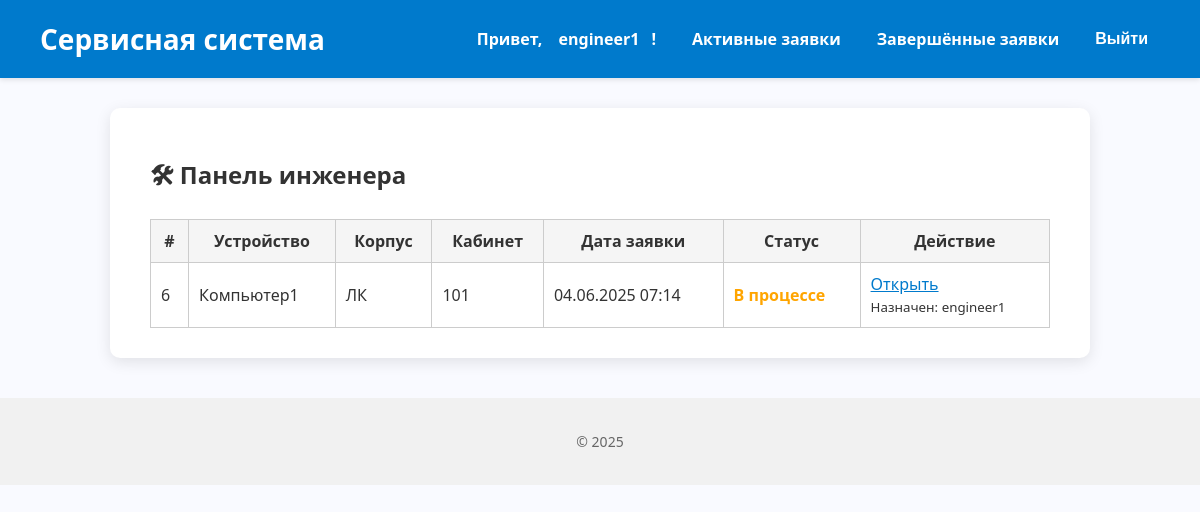
/engineer/dashboard/ (signed in), run on an earlier commit of the app's database.
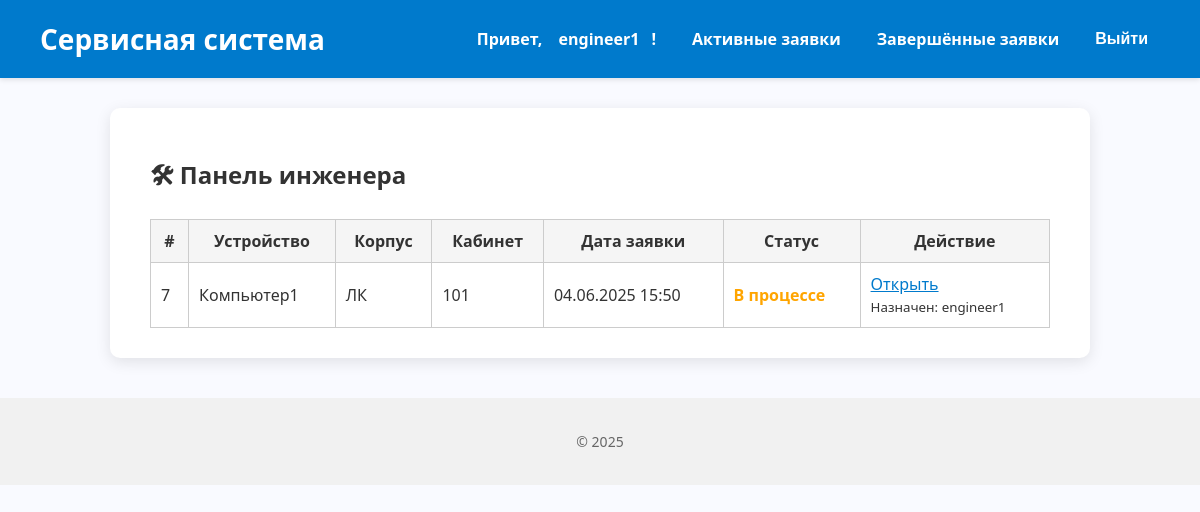
And on a later commit of the database.
### core/models.py (models this page shows, shortened)
class User(AbstractUser):
    ROLE_CHOICES = [
        ('admin', 'Администратор'),
        ('engineer', 'Инженер'),
        ('teacher', 'Преподаватель'),
    ]
    role = models.CharField(max_length=20, choices=ROLE_CHOICES, blank=True, null=True)

class ServiceRequest(models.Model):
    device = models.ForeignKey(Device, on_delete=models.CASCADE, related_name='service_requests', verbose_name="Устройство")
    created_by = models.ForeignKey(
        settings.AUTH_USER_MODEL, on_delete=models.SET_NULL,
        null=True, related_name='requests_created', verbose_name="Создал"
    )
    assigned_engineer = models.ForeignKey(
        settings.AUTH_USER_MODEL, on_delete=models.SET_NULL,
        null=True, blank=True, related_name='assigned_requests', verbose_name="Инженер"
    )
    created_at = models.DateTimeField("Дата создания", auto_now_add=True)
    description = models.TextField("Описание проблемы")
    is_completed = models.BooleanField("Завершено", default=False)
    requires_replacement = models.BooleanField("Требуется замена", default=False)
    is_paused = models.BooleanField("Приостановлена (ожидание замены)", default=False)
    replacement_requested = models.BooleanField("Запрос на замену оборудования", default=False)
    class Meta:
        verbose_name = "Заявка на обслуживание"
        verbose_name_plural = "Заявки на обслуживание"

class Device(models.Model):
    cabinet = models.ForeignKey(Cabinet, on_delete=models.CASCADE, related_name='devices', verbose_name="Кабинет")
    name = models.CharField("Название устройства", max_length=100)
    serial_number = models.CharField("Серийный номер", max_length=100, unique=True)
    purchase_date = models.DateField("Дата покупки")
    cost = models.DecimalField("Стоимость", max_digits=10, decimal_places=2)
    class Meta:
        verbose_name = "Устройство"
        verbose_name_plural = "Устройства"

class Cabinet(models.Model):
    number = models.CharField("Номер кабинета", max_length=10)
    building = models.CharField("Корпус", max_length=50)
    class Meta:
        verbose_name = "Кабинет"
        verbose_name_plural = "Кабинеты"

### core/views.py (the view)
# urls.py: path('engineer/dashboard/', views.engineer_dashboard, name='engineer_dashboard'),
@login_required
@engineer_required
def engineer_dashboard(request):
    assigned_requests = ServiceRequest.objects.filter(
        assigned_engineer=request.user,
        is_completed=False
    ).select_related('device__cabinet').order_by('-created_at')
    unassigned_requests = ServiceRequest.objects.filter(
        assigned_engineer__isnull=True,
        is_completed=False
    ).select_related('device__cabinet').order_by('-created_at')
    requests = list(assigned_requests) + list(unassigned_requests)
    return render(request, 'core/engineer_dashboard.html', {
        'requests': requests,
        'user_name': request.user.username,
    })

### core/templates/core/engineer_dashboard.html (shortened to what this page needs)
{% extends 'base.html' %}
{% block content %}
<div class="container">
  <h2 style="margin-bottom: 20px;">🛠 Панель инженера</h2>
  {% if requests %}
    <div style="overflow-x: auto;">
      <table style="width: 100%; border-collapse: collapse; border: 1px solid #ccc;">
        <thead style="background-color: #f5f5f5;">
          <tr>
            <th style="border: 1px solid #ccc; padding: 10px;">#</th>
            <th style="border: 1px solid #ccc; padding: 10px;">Устройство</th>
            <th style="border: 1px solid #ccc; padding: 10px;">Корпус</th>
            <th style="border: 1px solid #ccc; padding: 10px;">Кабинет</th>
            <th style="border: 1px solid #ccc; padding: 10px;">Дата заявки</th>
            <th style="border: 1px solid #ccc; padding: 10px;">Статус</th>
            <th style="border: 1px solid #ccc; padding: 10px;">Действие</th>
          </tr>
        </thead>
        <tbody>
          {% for request in requests %}
          <tr>
            <td style="border: 1px solid #ccc; padding: 10px;">{{ request.id }}</td>
            <td style="border: 1px solid #ccc; padding: 10px;">{{ request.device.name }}</td>
            <td style="border: 1px solid #ccc; padding: 10px;">{{ request.device.cabinet.building }}</td>
            <td style="border: 1px solid #ccc; padding: 10px;">{{ request.device.cabinet.number }}</td>
            <td style="border: 1px solid #ccc; padding: 10px;">{{ request.created_at|date:"d.m.Y H:i" }}</td>
            <td style="border: 1px solid #ccc; padding: 10px;">
              {% if request.is_completed %}
                <span style="color: green; font-weight: bold;">Завершено</span>
              {% else %}
                <span style="color: orange; font-weight: bold;">В процессе</span>
              {% endif %}
            </td>
            <td style="border: 1px solid #ccc; padding: 10px;">
              {% if not request.assigned_engineer %}
                <a href="{% url 'assign_request_to_self' request.id %}"
                   style="background-color: #007acc; color: white; padding: 5px 10px; text-decoration: none; border-radius: 3px;">
                  Взять в работу
                </a>
              {% else %}
                <a href="{% url 'engineer_request_detail' request.id %}" style="color: #007acc; font-weight: 500;">Открыть</a><br>
                <small>Назначен: {{ request.assigned_engineer.username }}</small>
              {% endif %}
            </td>
          </tr>
          {% endfor %}
        </tbody>
      </table>
    </div>
  {% else %}
    <p>Нет заявок, назначенных вам или доступных для взятия.</p>
  {% endif %}
</div>
{% endblock %}

### core/templates/base.html (shortened to what this page needs)
<!DOCTYPE html>
<html lang="ru">
<head>
</head>
<body>
    <header>
        <h1>Сервисная система</h1>
        <nav>
          {% if user.is_authenticated %}
            <span>Привет, <a href="{% url 'profile' %}">{{ user.username }}</a>!</span>
            {% if user.role == 'teacher' %}
              <a href="{% url 'create_request' %}" class="{% if request.path == '/create-request/' %}active{% endif %}">Создать заявку</a>
              <a href="{% url 'my_requests' %}" class="{% if request.path == '/my-requests/' %}active{% endif %}">Мои заявки</a>
            {% elif user.role == 'engineer' %}
              <a href="{% url 'active_requests' %}" class="{% if request.path == '/active-requests/' %}active{% endif %}">Активные заявки</a>
              <a href="{% url 'completed_requests' %}" class="{% if request.path == '/completed-requests/' %}active{% endif %}">Завершённые заявки</a>
            {% elif user.role == 'admin' %}
              <a href="{% url 'admin_active_requests' %}" class="{% if request.path == '/dashboard/admin/active/' %}active{% endif %}">Активные заявки</a>
              <a href="{% url 'admin_completed_requests' %}" class="{% if request.path == '/dashboard/admin/completed/' %}active{% endif %}">Завершённые заявки</a>
            {% endif %}
            <form method="post" action="{% url 'logout' %}" class="logout-form">
              <button type="submit">Выйти</button>
            </form>
          {% else %}
            {% if request.path != '/login/' %}
              <a href="{% url 'login' %}">Войти</a>
            {% endif %}
          {% endif %}
        </nav>
    </header>
    <main>
        {% block content %}{% endblock %}
    </main>
    <footer>
        <p>© 2025</p>
    </footer>
</body>
</html>

### core/templates/base.html (style rules this page uses)
body { font-family: 'Segoe UI', Tahoma, Geneva, Verdana, sans-serif; background-color: #f9faff; margin: 0; padding: 0; color: #333; }
header { background-color: #007acc; color: white; padding: 20px 40px; box-shadow: 0 2px 5px rgba(0,0,0,0.1); display: flex; align-items: center; justify-content: space-between; }
header h1 { margin: 0; font-weight: 700; font-size: 28px; }
nav { display: flex; align-items: center; gap: 12px; }
nav a, nav span { color: white; font-weight: 600; text-decoration: none; padding: 6px 12px; border-radius: 4px; transition: background-color 0.3s ease; }
main { max-width: 900px; margin: 30px auto; background-color: white; padding: 30px 40px; border-radius: 10px; box-shadow: 0 4px 15px rgba(0,0,0,0.1); }
footer { text-align: center; color: #666; padding: 20px 0; font-size: 14px; background-color: #f1f1f1; margin-top: 40px; }
form.logout-form { display: inline; }
form.logout-form button { background: none; border: none; color: white; cursor: pointer; padding: 6px 12px; font-weight: 600; font-size: 1em; border-radius: 4px; transition: background-color 0.3s ease; }

What changed in the data, as far as the page shows it:
no longer on this page (row edited): ServiceRequest: id "6", device.name "Компьютер1", device.cabinet.building "ЛК", device.cabinet.number "101", created_at "04.06.2025 07:14", is_completed "В процессе", assigned_engineer.username "engineer1"
added ServiceRequest: id "7", device.name "Компьютер1", device.cabinet.building "ЛК", device.cabinet.number "101", created_at "04.06.2025 15:50", is_completed "В процессе", assigned_engineer.username "engineer1"
